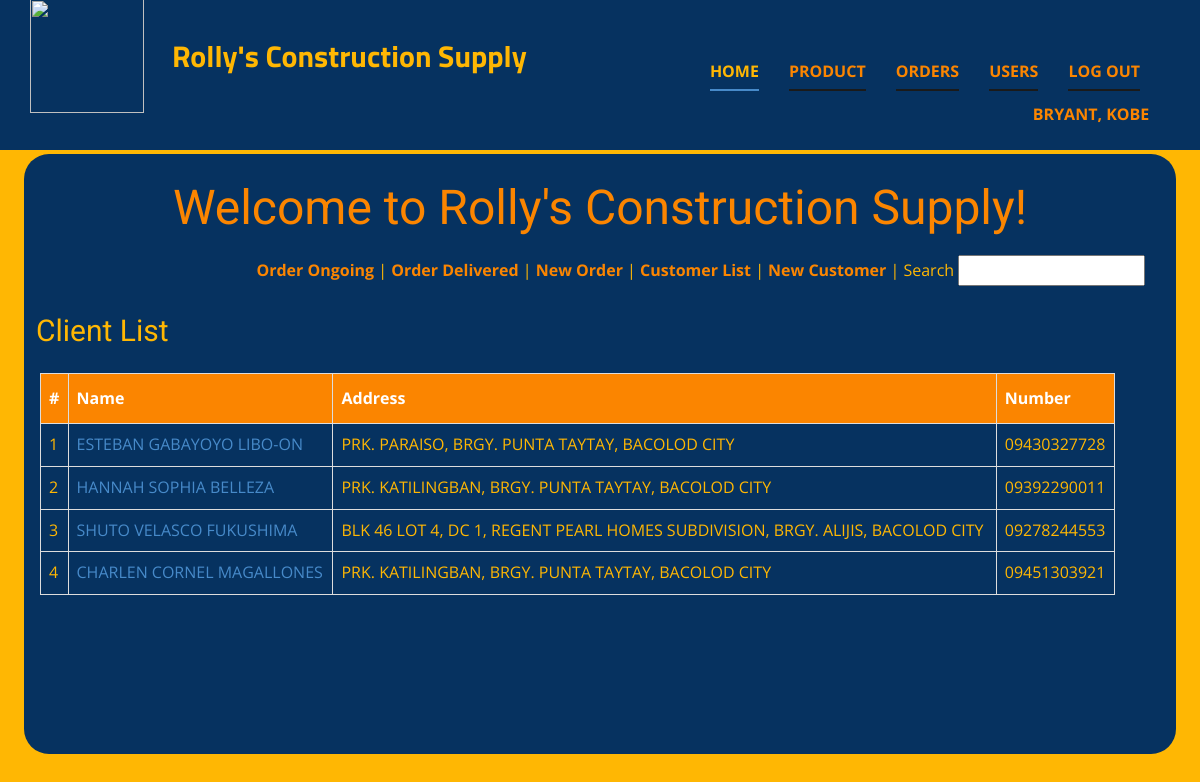
/index.php?page=operations&action=clientlist (signed in), run on the app's committed database.
### tables this page shows
CREATE TABLE IF NOT EXISTS `tbl_users` (
  `user_id` int(8) unsigned NOT NULL AUTO_INCREMENT,
  `user_lastname` varchar(180) NOT NULL DEFAULT '',
  `user_firstname` varchar(180) NOT NULL DEFAULT '',
  `user_email` varchar(180) NOT NULL DEFAULT '',
  `user_password` varchar(180) NOT NULL DEFAULT '',
  `user_date_added` date NOT NULL,
  `user_time_added` time NOT NULL,
  `user_date_updated` date NOT NULL,
  `user_time_updated` time NOT NULL,
  `user_status` int(1) NOT NULL DEFAULT 0,
  `user_token` varchar(255) NOT NULL DEFAULT '',
  `user_access` varchar(255) NOT NULL DEFAULT '',
  PRIMARY KEY (`user_id`)
);

CREATE TABLE IF NOT EXISTS `tbl_client` (
  `client_id` int(8) unsigned NOT NULL AUTO_INCREMENT,
  `client_name` varchar(180) NOT NULL DEFAULT '',
  `client_address` varchar(180) NOT NULL DEFAULT '',
  `client_number` varchar(180) NOT NULL DEFAULT '',
  `client_date_added` date NOT NULL,
  `client_time_added` time NOT NULL,
  `client_date_updated` date NOT NULL,
  `client_time_updated` time NOT NULL,
  `client_status` int(1) NOT NULL,
  `client_token` varchar(255) NOT NULL,
  `client_access` varchar(255) NOT NULL,
  PRIMARY KEY (`client_id`)
);

### classes/class.user.php (called while the page is built, shortened)
<?php
class User{
	private $DB_SERVER='localhost';
	private $DB_USERNAME='root';
	private $DB_PASSWORD='';
	private $DB_DATABASE='rolly_db';
	private $conn;
	public function __construct(){
		$this->conn = new PDO("mysql:host=".$this->DB_SERVER.";dbname=".$this->DB_DATABASE,$this->DB_USERNAME,$this->DB_PASSWORD);
	}
	function get_user_id($email){
		$sql="SELECT user_id FROM tbl_users WHERE user_email = :email";
		$q = $this->conn->prepare($sql);
		$q->execute(['email' => $email]);
		$user_id = $q->fetchColumn();
		return $user_id;
	}
	function get_user_firstname($id){
		$sql="SELECT user_firstname FROM tbl_users WHERE user_id = :id";
		$q = $this->conn->prepare($sql);
		$q->execute(['id' => $id]);
		$user_firstname = $q->fetchColumn();
		return $user_firstname;
	}
	function get_user_lastname($id){
		$sql="SELECT user_lastname FROM tbl_users WHERE user_id = :id";
		$q = $this->conn->prepare($sql);
		$q->execute(['id' => $id]);
		$user_lastname = $q->fetchColumn();
		return $user_lastname;
	}
}

### classes/class.client.php (called while the page is built, shortened)
<?php
class Client{
	private $DB_SERVER='localhost';
	private $DB_USERNAME='root';
	private $DB_PASSWORD='';
	private $DB_DATABASE='rolly_db';
	private $conn;
	public function __construct(){
		$this->conn = new PDO("mysql:host=".$this->DB_SERVER.";dbname=".$this->DB_DATABASE,$this->DB_USERNAME,$this->DB_PASSWORD);
	}
	public function list_client(){
		$sql="SELECT * FROM tbl_client";
		$q = $this->conn->query($sql) or die("failed!");
		while($r = $q->fetch(PDO::FETCH_ASSOC)){
		$data[]=$r;
		}
		if(empty($data)){
		   return false;
		}else{
			return $data;
		}
}
}

### operations-module/client-list.php (the view)
<h3>Client List</h3>
<div id="subcontent">
    <table id="data-list">
      <tr>
        <th>#</th>
        <th>Name</th>
        <th>Address</th>
        <th>Number</th>
      </tr>
<?php
include_once 'classes/class.client.php';
$client = new Client();
$count = 1;
if($client->list_client() != false){
foreach($client->list_client() as $value){
   extract($value);
?>
      <tr>
        <td><?php echo $count;?></td>
        <td><a href="index.php?page=operations&action=clientprofile&id=<?php echo $client_id;?>"><?php echo $client_name;?></a></td>
        <td><?php echo $client_address;?></td>
        <td><?php echo $client_number;?></td>
      </tr>
      <tr>
<?php
 $count++;
}
}else{
  echo "No Record Found.";
}
?>
    </table>
</div>

### index.php (shortened to what this page needs)
<?php
include_once 'classes/class.user.php';
$page = (isset($_GET['page']) && $_GET['page'] != '') ? $_GET['page'] : '';
$user = new User();
$user_id = $user->get_user_id($_SESSION['user_email']);
?>
<!DOCTYPE html>
<html style="font-size: 16px;" lang="en"><head>
    <link rel="stylesheet" href="css/stylepage.css" media="screen">
<link rel="stylesheet" href="/css/style.css" media="screen">
<link rel="stylesheet" href="css/custom.css" media="screen">
  </head>
  <body data-home-page="Home.html" data-home-page-title="Home" class="u-body u-xl-mode" data-lang="en"><header class="u-clearfix u-custom-color-1 u-header u-header" id="sec-4cfb"><div class="u-clearfix u-sheet u-sheet-1">
        <a  class="u-image u-logo u-image-1" data-image-width="500" data-image-height="500">
          <img src="images/logo.png" class="u-logo-image u-logo-image-1">
        </a>
        <p class="u-custom-font u-font-titillium-web u-text u-text-default u-text-1">Rolly's Construction Supply </p>
        <nav class="u-menu u-menu-one-level u-offcanvas u-menu-1">
          <div class="u-custom-menu u-nav-container" >
            <ul class="u-nav u-spacing-30 u-unstyled u-nav-1" style="border-radius: 25px;">
	<li class="u-nav-item"><a class="u-border-2 u-border-active-palette-1-base u-border-grey-90 u-border-hover-palette-1-base u-border-no-left u-border-no-right u-border-no-top u-button-style u-nav-link u-text-active-custom-color-3 u-text-custom-color-2 u-text-hover-palette-1-base" href="index.php?page=home" style="padding: 10px 0px;">Home</a>
</li><li class="u-nav-item"><a class="u-border-2 u-border-active-palette-1-base u-border-grey-90 u-border-hover-palette-1-base u-border-no-left u-border-no-right u-border-no-top u-button-style u-nav-link u-text-active-custom-color-3 u-text-custom-color-2 u-text-hover-palette-1-base" href="index.php?page=products" style="padding: 10px 0px;">Product</a>
</li><li class="u-nav-item"><a class="u-border-2 u-border-active-palette-1-base u-border-grey-90 u-border-hover-palette-1-base u-border-no-left u-border-no-right u-border-no-top u-button-style u-nav-link u-text-active-custom-color-3 u-text-custom-color-2 u-text-hover-palette-1-base" href="index.php?page=operations" style="padding: 10px 0px;">Orders</a>
</li><li class="u-nav-item"><a class="u-border-2 u-border-active-palette-1-base u-border-grey-90 u-border-hover-palette-1-base u-border-no-left u-border-no-right u-border-no-top u-button-style u-nav-link u-text-active-custom-color-3 u-text-custom-color-2 u-text-hover-palette-1-base" href="index.php?page=settings" style="padding: 10px 0px;">Users</a>
</li><li class="u-nav-item"><a class="u-border-2 u-border-active-palette-1-base u-border-grey-90 u-border-hover-palette-1-base u-border-no-left u-border-no-right u-border-no-top u-button-style u-nav-link u-text-active-custom-color-3 u-text-custom-color-2 u-text-hover-palette-1-base" href="logout.php" style="padding: 10px 0px;" class="move-right">Log Out</a></li>
                <li><span class="move-right"><?php echo $user->get_user_lastname($user_id).', '.$user->get_user_firstname($user_id);?>&nbsp;&nbsp; &nbsp;&nbsp;</span> </li>
</ul>
          </div>
        </nav>
      </div></header>
    <div id="content">
      <h1 style="text-align:center; color: #FB8500;">Welcome to Rolly's Construction Supply!</h1>
    <?php
      switch($page){
                case 'operations':
                    require_once 'operations-module/index.php';
                break;
            }
    ?>
  </div>
</body>
</html>

### data on the page
tbl_users: $user->get_user_lastname($user_id) "BRYANT", $user->get_user_firstname($user_id) "KOBE"
tbl_client: client_name "ESTEBAN GABAYOYO LIBO-ON", client_address "PRK. PARAISO, BRGY. PUNTA TAYTAY, BACOLOD CITY", client_number "09430327728"
tbl_client: client_name "HANNAH SOPHIA BELLEZA", client_address "PRK. KATILINGBAN, BRGY. PUNTA TAYTAY, BACOLOD CITY", client_number "09392290011"
tbl_client: client_name "SHUTO VELASCO FUKUSHIMA", client_address "BLK 46 LOT 4, DC 1, REGENT PEARL HOMES SUBDIVISION, BRGY. ALIJIS, BACOLOD CITY", client_number "09278244553"
tbl_client: client_name "CHARLEN CORNEL MAGALLONES", client_address "PRK. KATILINGBAN, BRGY. PUNTA TAYTAY, BACOLOD CITY", client_number "09451303921"
